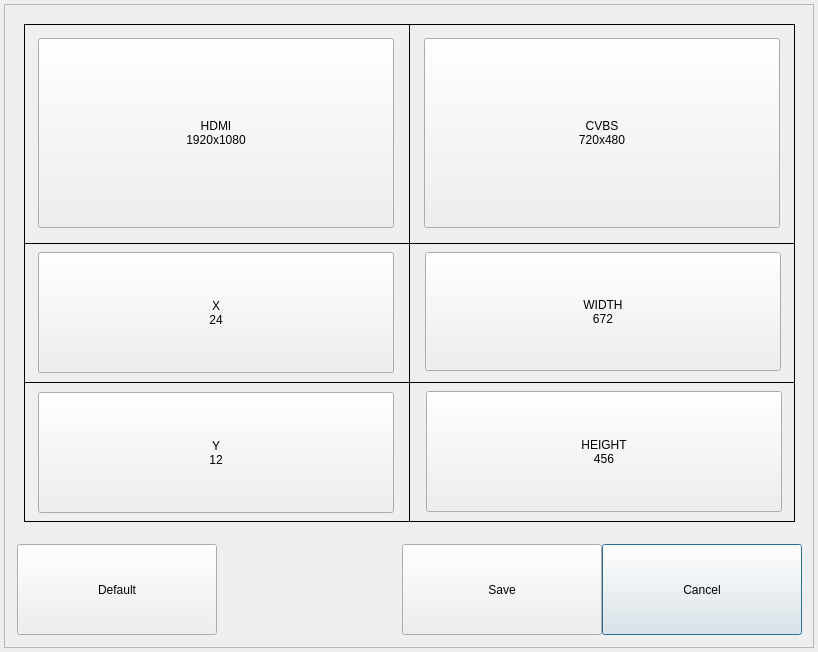
<?xml version="1.0" encoding="UTF-8"?>
<ui version="4.0">
 <class>VideoOutputDialog</class>
 <widget class="QDialog" name="VideoOutputDialog">
  <property name="geometry">
   <rect>
    <x>0</x>
    <y>0</y>
    <width>818</width>
    <height>652</height>
   </rect>
  </property>
  <property name="windowTitle">
   <string>VIDEO OUTPUT PROPERTY</string>
  </property>
  <widget class="QFrame" name="frame">
   <property name="geometry">
    <rect>
     <x>4</x>
     <y>4</y>
     <width>810</width>
     <height>644</height>
    </rect>
   </property>
   <property name="frameShape">
    <enum>QFrame::StyledPanel</enum>
   </property>
   <property name="frameShadow">
    <enum>QFrame::Raised</enum>
   </property>
   <widget class="QPushButton" name="buttonClose">
    <property name="geometry">
     <rect>
      <x>598</x>
      <y>540</y>
      <width>200</width>
      <height>91</height>
     </rect>
    </property>
    <property name="text">
     <string>Cancel</string>
    </property>
   </widget>
   <widget class="QPushButton" name="buttonSave">
    <property name="geometry">
     <rect>
      <x>398</x>
      <y>540</y>
      <width>200</width>
      <height>91</height>
     </rect>
    </property>
    <property name="text">
     <string>Save</string>
    </property>
   </widget>
   <widget class="QLabel" name="label">
    <property name="geometry">
     <rect>
      <x>20</x>
      <y>20</y>
      <width>386</width>
      <height>220</height>
     </rect>
    </property>
    <property name="frameShape">
     <enum>QFrame::Box</enum>
    </property>
    <property name="text">
     <string/>
    </property>
   </widget>
   <widget class="QLabel" name="label2">
    <property name="geometry">
     <rect>
      <x>405</x>
      <y>20</y>
      <width>386</width>
      <height>220</height>
     </rect>
    </property>
    <property name="frameShape">
     <enum>QFrame::Box</enum>
    </property>
    <property name="text">
     <string/>
    </property>
   </widget>
   <widget class="QPushButton" name="buttonHdmi">
    <property name="geometry">
     <rect>
      <x>34</x>
      <y>34</y>
      <width>356</width>
      <height>190</height>
     </rect>
    </property>
    <property name="minimumSize">
     <size>
      <width>0</width>
      <height>0</height>
     </size>
    </property>
    <property name="text">
     <string>HDMI
1920x1080</string>
    </property>
   </widget>
   <widget class="QPushButton" name="buttonCvbs">
    <property name="geometry">
     <rect>
      <x>420</x>
      <y>34</y>
      <width>356</width>
      <height>190</height>
     </rect>
    </property>
    <property name="minimumSize">
     <size>
      <width>0</width>
      <height>0</height>
     </size>
    </property>
    <property name="text">
     <string>CVBS
720x480</string>
    </property>
   </widget>
   <widget class="QLabel" name="label3">
    <property name="geometry">
     <rect>
      <x>20</x>
      <y>239</y>
      <width>386</width>
      <height>140</height>
     </rect>
    </property>
    <property name="frameShape">
     <enum>QFrame::Box</enum>
    </property>
    <property name="text">
     <string/>
    </property>
   </widget>
   <widget class="QLabel" name="label4">
    <property name="geometry">
     <rect>
      <x>405</x>
      <y>239</y>
      <width>386</width>
      <height>140</height>
     </rect>
    </property>
    <property name="frameShape">
     <enum>QFrame::Box</enum>
    </property>
    <property name="text">
     <string/>
    </property>
   </widget>
   <widget class="QLabel" name="label5">
    <property name="geometry">
     <rect>
      <x>20</x>
      <y>378</y>
      <width>386</width>
      <height>140</height>
     </rect>
    </property>
    <property name="frameShape">
     <enum>QFrame::Box</enum>
    </property>
    <property name="text">
     <string/>
    </property>
   </widget>
   <widget class="QLabel" name="label6">
    <property name="geometry">
     <rect>
      <x>405</x>
      <y>378</y>
      <width>386</width>
      <height>140</height>
     </rect>
    </property>
    <property name="frameShape">
     <enum>QFrame::Box</enum>
    </property>
    <property name="text">
     <string/>
    </property>
   </widget>
   <widget class="QPushButton" name="button_cvbs_x">
    <property name="geometry">
     <rect>
      <x>34</x>
      <y>248</y>
      <width>356</width>
      <height>121</height>
     </rect>
    </property>
    <property name="sizePolicy">
     <sizepolicy hsizetype="Minimum" vsizetype="Minimum">
      <horstretch>0</horstretch>
      <verstretch>0</verstretch>
     </sizepolicy>
    </property>
    <property name="minimumSize">
     <size>
      <width>0</width>
      <height>110</height>
     </size>
    </property>
    <property name="text">
     <string>X
24</string>
    </property>
   </widget>
   <widget class="QPushButton" name="button_cvbs_y">
    <property name="geometry">
     <rect>
      <x>34</x>
      <y>388</y>
      <width>356</width>
      <height>121</height>
     </rect>
    </property>
    <property name="sizePolicy">
     <sizepolicy hsizetype="Minimum" vsizetype="Minimum">
      <horstretch>0</horstretch>
      <verstretch>0</verstretch>
     </sizepolicy>
    </property>
    <property name="minimumSize">
     <size>
      <width>0</width>
      <height>110</height>
     </size>
    </property>
    <property name="text">
     <string>Y
12</string>
    </property>
   </widget>
   <widget class="QPushButton" name="button_cvbs_width">
    <property name="geometry">
     <rect>
      <x>421</x>
      <y>248</y>
      <width>356</width>
      <height>119</height>
     </rect>
    </property>
    <property name="sizePolicy">
     <sizepolicy hsizetype="Minimum" vsizetype="Minimum">
      <horstretch>0</horstretch>
      <verstretch>0</verstretch>
     </sizepolicy>
    </property>
    <property name="minimumSize">
     <size>
      <width>0</width>
      <height>110</height>
     </size>
    </property>
    <property name="text">
     <string>WIDTH
672</string>
    </property>
   </widget>
   <widget class="QPushButton" name="button_cvbs_height">
    <property name="geometry">
     <rect>
      <x>422</x>
      <y>387</y>
      <width>356</width>
      <height>121</height>
     </rect>
    </property>
    <property name="sizePolicy">
     <sizepolicy hsizetype="Minimum" vsizetype="Minimum">
      <horstretch>0</horstretch>
      <verstretch>0</verstretch>
     </sizepolicy>
    </property>
    <property name="minimumSize">
     <size>
      <width>0</width>
      <height>110</height>
     </size>
    </property>
    <property name="text">
     <string>HEIGHT
456</string>
    </property>
   </widget>
   <widget class="QPushButton" name="buttonDefault">
    <property name="geometry">
     <rect>
      <x>13</x>
      <y>540</y>
      <width>200</width>
      <height>91</height>
     </rect>
    </property>
    <property name="text">
     <string>Default</string>
    </property>
   </widget>
  </widget>
 </widget>
 <layoutdefault spacing="6" margin="11"/>
 <resources/>
 <connections/>
</ui>
